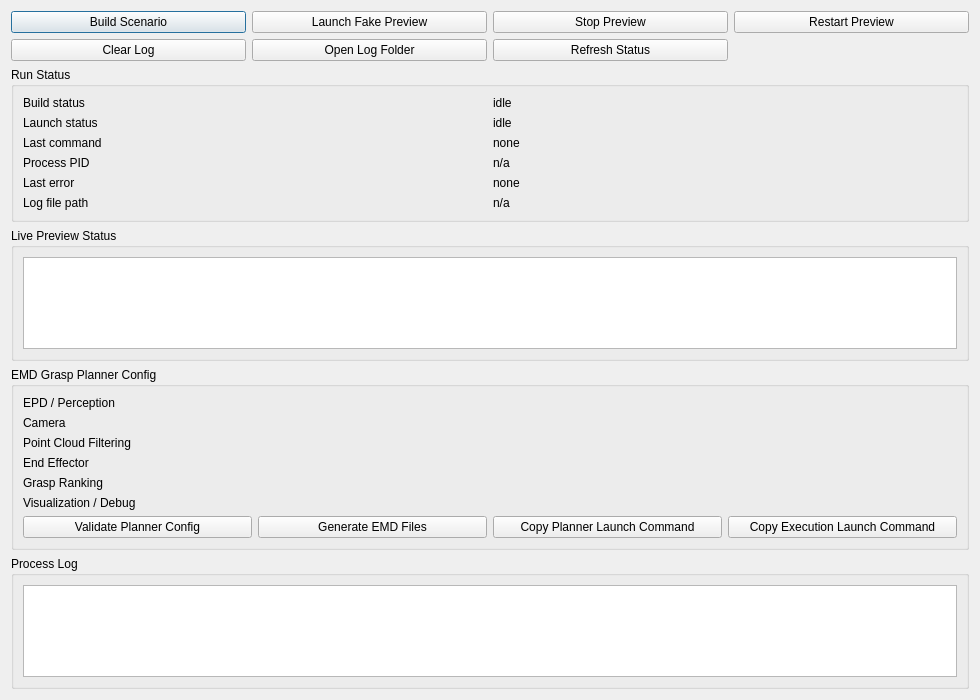
<ui version="4.0"><class>ConveyorSortingRunConsole</class><widget class="QDialog" name="ConveyorSortingRunConsole"><property name="geometry"><rect><x>0</x><y>0</y><width>980</width><height>700</height></rect></property><property name="windowTitle"><string>Conveyor Sorting Run Console</string></property><layout class="QVBoxLayout" name="verticalLayout"><item><layout class="QGridLayout" name="controls"><item row="0" column="0"><widget class="QPushButton" name="buildScenarioButton"><property name="text"><string>Build Scenario</string></property></widget></item><item row="0" column="1"><widget class="QPushButton" name="launchPreviewButton"><property name="text"><string>Launch Fake Preview</string></property></widget></item><item row="0" column="2"><widget class="QPushButton" name="stopPreviewButton"><property name="text"><string>Stop Preview</string></property></widget></item><item row="0" column="3"><widget class="QPushButton" name="restartPreviewButton"><property name="text"><string>Restart Preview</string></property></widget></item><item row="1" column="0"><widget class="QPushButton" name="clearLogButton"><property name="text"><string>Clear Log</string></property></widget></item><item row="1" column="1"><widget class="QPushButton" name="openLogFolderButton"><property name="text"><string>Open Log Folder</string></property></widget></item><item row="1" column="2"><widget class="QPushButton" name="refreshButton"><property name="text"><string>Refresh Status</string></property></widget></item></layout></item><item><widget class="QGroupBox" name="statusGroup"><property name="title"><string>Run Status</string></property><layout class="QGridLayout" name="statusGrid"><item row="0" column="0"><widget class="QLabel" name="labelBuild"><property name="text"><string>Build status</string></property></widget></item><item row="0" column="1"><widget class="QLabel" name="buildStatusValue"><property name="text"><string>idle</string></property></widget></item><item row="1" column="0"><widget class="QLabel" name="labelLaunch"><property name="text"><string>Launch status</string></property></widget></item><item row="1" column="1"><widget class="QLabel" name="launchStatusValue"><property name="text"><string>idle</string></property></widget></item><item row="2" column="0"><widget class="QLabel" name="labelCmd"><property name="text"><string>Last command</string></property></widget></item><item row="2" column="1"><widget class="QLabel" name="lastCommandValue"><property name="text"><string>none</string></property></widget></item><item row="3" column="0"><widget class="QLabel" name="labelPid"><property name="text"><string>Process PID</string></property></widget></item><item row="3" column="1"><widget class="QLabel" name="pidValue"><property name="text"><string>n/a</string></property></widget></item><item row="4" column="0"><widget class="QLabel" name="labelErr"><property name="text"><string>Last error</string></property></widget></item><item row="4" column="1"><widget class="QLabel" name="lastErrorValue"><property name="text"><string>none</string></property></widget></item><item row="5" column="0"><widget class="QLabel" name="labelLog"><property name="text"><string>Log file path</string></property></widget></item><item row="5" column="1"><widget class="QLabel" name="logPathValue"><property name="text"><string>n/a</string></property></widget></item></layout></widget></item><item><widget class="QGroupBox" name="statusArtifactGroup"><property name="title"><string>Live Preview Status</string></property><layout class="QVBoxLayout" name="statusArtifactLayout"><item><widget class="QPlainTextEdit" name="statusText"><property name="readOnly"><bool>true</bool></property><property name="maximumHeight"><number>120</number></property></widget></item></layout></widget></item><item><widget class="QGroupBox" name="emdGraspPlannerConfigGroup"><property name="title"><string>EMD Grasp Planner Config</string></property><layout class="QVBoxLayout" name="emdConfigLayout"><item><widget class="QLabel" name="emdSection1"><property name="text"><string>EPD / Perception</string></property></widget></item><item><widget class="QLabel" name="emdSection2"><property name="text"><string>Camera</string></property></widget></item><item><widget class="QLabel" name="emdSection3"><property name="text"><string>Point Cloud Filtering</string></property></widget></item><item><widget class="QLabel" name="emdSection4"><property name="text"><string>End Effector</string></property></widget></item><item><widget class="QLabel" name="emdSection5"><property name="text"><string>Grasp Ranking</string></property></widget></item><item><widget class="QLabel" name="emdSection6"><property name="text"><string>Visualization / Debug</string></property></widget></item><item><layout class="QGridLayout" name="emdButtons"><item row="0" column="0"><widget class="QPushButton" name="validatePlannerConfigButton"><property name="text"><string>Validate Planner Config</string></property></widget></item><item row="0" column="1"><widget class="QPushButton" name="generateEmdFilesButton"><property name="text"><string>Generate EMD Files</string></property></widget></item><item row="0" column="2"><widget class="QPushButton" name="copyPlannerLaunchCommandButton"><property name="text"><string>Copy Planner Launch Command</string></property></widget></item><item row="0" column="3"><widget class="QPushButton" name="copyExecutionLaunchCommandButton"><property name="text"><string>Copy Execution Launch Command</string></property></widget></item></layout></item></layout></widget></item><item><widget class="QGroupBox" name="logGroup"><property name="title"><string>Process Log</string></property><layout class="QVBoxLayout" name="logLayout"><item><widget class="QPlainTextEdit" name="logViewer"><property name="readOnly"><bool>true</bool></property><property name="lineWrapMode"><enum>QPlainTextEdit::WidgetWidth</enum></property><property name="maximumHeight"><number>240</number></property></widget></item></layout></widget></item></layout></widget><resources/><connections/></ui>
